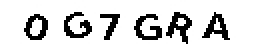
#> input picture captcha_data/0G7GRA.jpeg, 130 x 22 px (shown 2 times larger); its folder holds only this picture in this run
$ python captcha2letters.py
#> lines starting #> are read from the running program, lines starting #| are printed output that depends on the picture; after the words box and inside, x2 and y2 are one past the last pixel; in counts of white or black regions, pixels touching at a corner belong together
import cv2
import os
import os.path
import glob
import time

CAPTCHA_FOLDER = '../captcha_data'
LETTER_FOLDER = '../letters'

image_files = glob.glob(os.path.join(CAPTCHA_FOLDER,"*"))
# [4 lines of commented-out code are left out]
counts = {}

for i,image_file in enumerate(image_files):
    print(f'Processing image file --------- ({i+1}/{len(image_files)})')
    filename = os.path.basename(image_file)
    # print(f"BASE NAME IS {filename}")
    captcha_text = list(filename.split(".")[0])
    # print(f'the captcha text is {captcha_text}')


    img = cv2.imread(image_file)
#> img is the input picture: shape (22, 130, 3); min 0, max 255, mean 212.1
    backup = img.copy()   #taking backup of the input image

    grey= cv2.cvtColor(backup, cv2.COLOR_BGR2GRAY)
# backup = 255-backup    #colour inversion
    thresh = cv2.threshold(grey, 200, 255, cv2.THRESH_BINARY_INV )[1]
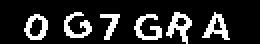
#> thresh: shape (22, 130) (shown 2 times larger); 16.8% white in thin lines or dots, all inside (x1, y1, x2, y2) = (12, 6, 115, 22)
    contours, hierarchy = cv2.findContours(thresh, cv2.RETR_TREE, cv2.CHAIN_APPROX_SIMPLE)
#> contours = 9 contours; largest, box (x1, y1, x2, y2) and area: (12, 7, 24, 20) 102, (83, 6, 96, 22) 84, (101, 6, 115, 20) 74, (67, 7, 81, 20) 52, (32, 6, 46, 19) 52
    # print(hierarchy)
    # print(contours)
    image_regions = []
    for j, topology in enumerate(hierarchy[0]):
        if  topology[-1] != -1 :
            continue
        x, y, w, h = cv2.boundingRect(contours[j])
        # print("ok")
        if w/h > 1.25:
            w_half = int(w/2)

            image_regions.append((x,y,w_half,h))
            cv2.rectangle(img, (x, y), (x + w_half, y + h), (0, 255, 0), 1)
            image_regions.append((x+w_half,y,w_half,h))
            cv2.rectangle(img, (x+w_half, y), (x +w_half + w_half, y + h), (0, 255, 0), 1)

        else:
            image_regions.append((x,y,w,h))


        cv2.rectangle(img, (x, y), (x + w, y + h), (0, 255, 0), 1)
        if len(image_regions)!=6:
            continue
#> this loop made 9 passes
#> (topology, x, y, w, h) on passes 1, 2, 3, 5, 7, 9: ([1, -1, -1, -1], 67, 7, 14, 13), ([2, 0, -1, -1], 50, 7, 10, 13), ([4, 1, 3, -1], 12, 7, 12, 13), ([6, 2, 5, -1], 101, 6, 14, 14), ([8, 4, 7, -1], 83, 6, 13, 16), ([-1, 6, -1, -1], 32, 6, 14, 13)
#> topology on passes 4, 6, 8: [-1, -1, -1, 2], [-1, -1, -1, 4], [-1, -1, -1, 6]
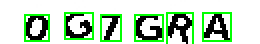
#> img: shape (22, 130, 3) (shown 2 times larger); 10.63% of pixels changed, all inside (x1, y1, x2, y2) = (12, 6, 116, 22)
#> after the loop, image_regions = [(67, 7, 14, 13), (50, 7, 10, 13), (12, 7, 12, 13), (101, 6, 14, 14), (83, 6, 13, 16), (32, 6, 14, 13)]
    # print("out of loop 1")
    image_regions = sorted(image_regions, key = lambda x: x[0])
#> image_regions = [(12, 7, 12, 13), (32, 6, 14, 13), (50, 7, 10, 13), (67, 7, 14, 13), (83, 6, 13, 16), (101, 6, 14, 14)]
    for letter_box ,letter_text in zip(image_regions,captcha_text):
        # print("hi")
        x,y,w,h = letter_box
        letter_image = grey[y - 2: y + h + 2, x - 2:x + w + 2]
        # print(f'this is line 59 {letter_text}')
        save_path = os.path.join(LETTER_FOLDER,letter_text)
        if not os.path.exists(save_path):
            os.makedirs(save_path)

        count = counts.get(letter_text,1)
        l = os.path.join(save_path,"{}.png".format(str(count).zfill(6)))
        cv2.imwrite(l,letter_image)

        counts[letter_text] = count + 1
#> this loop made 6 passes
#> (letter_text, x, y, w, h, count) on passes 1 to 6: ('0', 12, 7, 12, 13, 1), ('G', 32, 6, 14, 13, 1), ('7', 50, 7, 10, 13, 1), ('G', 67, 7, 14, 13, 2), ('R', 83, 6, 13, 16, 1), ('A', 101, 6, 14, 14, 1)
#> after the loop, counts = {'0': 2, 'G': 3, '7': 2, 'R': 2, 'A': 2}


    # cv2.imwrite('output3.png', img)

$ run again, on captcha_data/21J1YT.jpeg
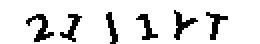
#> input picture captcha_data/21J1YT.jpeg, 130 x 22 px (shown 2 times larger)
#> img is the input picture: shape (22, 130, 3); min 0, max 255, mean 223.4
#> `thresh = cv2.threshold(grey, 200, 255, cv2.THRESH_BINARY_INV )[1]`:
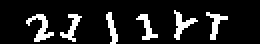
#> thresh: shape (22, 130) (shown 2 times larger); 12.4% white in thin lines or dots, all inside (x1, y1, x2, y2) = (13, 5, 114, 22)
#> contours = 6 contours; box (x1, y1, x2, y2) and area: (13, 7, 27, 21) 48, (87, 5, 99, 20) 42, (30, 7, 41, 21) 35, (103, 6, 114, 20) 34, (68, 7, 79, 20) 34, (53, 6, 59, 22) 30
#> the loop `for j, topology in enumerate(hierarchy[0]):` made 6 passes
#> (topology, x, y, w, h) on passes 1 to 6: ([1, -1, -1, -1], 68, 7, 11, 13), ([2, 0, -1, -1], 30, 7, 11, 14), ([3, 1, -1, -1], 13, 7, 14, 14), ([4, 2, -1, -1], 103, 6, 11, 14), ([5, 3, -1, -1], 53, 6, 6, 16), ([-1, 4, -1, -1], 87, 5, 12, 15)
#> after the loop `for j, topology in enumerate(hierarchy[0]):`:
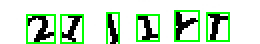
#> img: shape (22, 130, 3) (shown 2 times larger); 10.31% of pixels changed, all inside (x1, y1, x2, y2) = (13, 5, 115, 22)
#> after the loop `for j, topology in enumerate(hierarchy[0]):`: image_regions = [(68, 7, 11, 13), (30, 7, 11, 14), (13, 7, 14, 14), (103, 6, 11, 14), (53, 6, 6, 16), (87, 5, 12, 15)]
#> `image_regions = sorted(image_regions, key = lambda x: x[0])`: image_regions = [(13, 7, 14, 14), (30, 7, 11, 14), (53, 6, 6, 16), (68, 7, 11, 13), (87, 5, 12, 15), (103, 6, 11, 14)]
#> the loop `for letter_box ,letter_text in zip(image_regions,captcha_text): # prin..` made 6 passes
#> (letter_text, x, y, w, h, count) on passes 1 to 6: ('2', 13, 7, 14, 14, 1), ('1', 30, 7, 11, 14, 1), ('J', 53, 6, 6, 16, 1), ('1', 68, 7, 11, 13, 2), ('Y', 87, 5, 12, 15, 1), ('T', 103, 6, 11, 14, 1)
#> after the loop `for letter_box ,letter_text in zip(image_regions,captcha_text):`: counts = {'2': 2, '1': 3, 'J': 2, 'Y': 2, 'T': 2}

$ run again, on captcha_data/25NCGV.jpeg
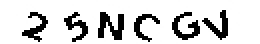
#> input picture captcha_data/25NCGV.jpeg, 130 x 22 px (shown 2 times larger)
#> img is the input picture: shape (22, 130, 3); min 0, max 255, mean 212.8
#> `thresh = cv2.threshold(grey, 200, 255, cv2.THRESH_BINARY_INV )[1]`:
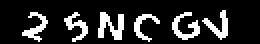
#> thresh: shape (22, 130) (shown 2 times larger); 16.5% white in thin lines or dots, all inside (x1, y1, x2, y2) = (11, 5, 114, 21)
#> contours = 6 contours; box (x1, y1, x2, y2) and area: (49, 6, 62, 20) 67, (86, 6, 100, 20) 54, (101, 5, 114, 20) 52, (11, 6, 24, 21) 47, (32, 6, 44, 21) 44, (67, 7, 80, 21) 40
#> the loop `for j, topology in enumerate(hierarchy[0]):` made 6 passes
#> (topology, x, y, w, h) on passes 1 to 6: ([1, -1, -1, -1], 67, 7, 13, 14), ([2, 0, -1, -1], 86, 6, 14, 14), ([3, 1, -1, -1], 49, 6, 13, 14), ([4, 2, -1, -1], 32, 6, 12, 15), ([5, 3, -1, -1], 11, 6, 13, 15), ([-1, 4, -1, -1], 101, 5, 13, 15)
#> after the loop `for j, topology in enumerate(hierarchy[0]):`:
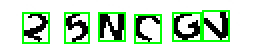
#> img: shape (22, 130, 3) (shown 2 times larger); 11.54% of pixels changed, all inside (x1, y1, x2, y2) = (11, 5, 115, 22)
#> after the loop `for j, topology in enumerate(hierarchy[0]):`: image_regions = [(67, 7, 13, 14), (86, 6, 14, 14), (49, 6, 13, 14), (32, 6, 12, 15), (11, 6, 13, 15), (101, 5, 13, 15)]
#> `image_regions = sorted(image_regions, key = lambda x: x[0])`: image_regions = [(11, 6, 13, 15), (32, 6, 12, 15), (49, 6, 13, 14), (67, 7, 13, 14), (86, 6, 14, 14), (101, 5, 13, 15)]
#> the loop `for letter_box ,letter_text in zip(image_regions,captcha_text): # prin..` made 6 passes
#> (letter_text, x, y, w, h) on passes 1 to 6: ('2', 11, 6, 13, 15), ('5', 32, 6, 12, 15), ('N', 49, 6, 13, 14), ('C', 67, 7, 13, 14), ('G', 86, 6, 14, 14), ('V', 101, 5, 13, 15)
#> after the loop `for letter_box ,letter_text in zip(image_regions,captcha_text):`: counts = {'2': 2, '5': 2, 'N': 2, 'C': 2, 'G': 2, 'V': 2}

$ run again, on captcha_data/30VHIF.jpeg
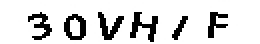
#> input picture captcha_data/30VHIF.jpeg, 130 x 22 px (shown 2 times larger)
#> img is the input picture: shape (22, 130, 3); min 0, max 255, mean 217.7
#> `thresh = cv2.threshold(grey, 200, 255, cv2.THRESH_BINARY_INV )[1]`:
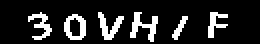
#> thresh: shape (22, 130) (shown 2 times larger); 14.6% white in thin lines or dots, all inside (x1, y1, x2, y2) = (14, 6, 114, 21)
#> contours = 7 contours; box (x1, y1, x2, y2) and area: (32, 7, 43, 20) 100, (65, 6, 79, 21) 57, (49, 6, 62, 20) 53, (34, 8, 41, 19) 49, (14, 6, 26, 20) 41, (104, 6, 114, 19) 36, (86, 8, 94, 20) 24
#> the loop `for j, topology in enumerate(hierarchy[0]):` made 7 passes
#> (topology, x, y, w, h) on passes 1, 2, 4, 5, 6, 7: ([1, -1, -1, -1], 86, 8, 8, 12), ([3, 0, 2, -1], 32, 7, 11, 13), ([4, 1, -1, -1], 104, 6, 10, 13), ([5, 3, -1, -1], 65, 6, 14, 15), ([6, 4, -1, -1], 49, 6, 13, 14), ([-1, 5, -1, -1], 14, 6, 12, 14)
#> after the loop `for j, topology in enumerate(hierarchy[0]):`:
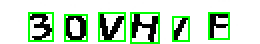
#> img: shape (22, 130, 3) (shown 2 times larger); 10.42% of pixels changed, all inside (x1, y1, x2, y2) = (14, 6, 115, 22)
#> after the loop `for j, topology in enumerate(hierarchy[0]):`: image_regions = [(86, 8, 8, 12), (32, 7, 11, 13), (104, 6, 10, 13), (65, 6, 14, 15), (49, 6, 13, 14), (14, 6, 12, 14)]
#> `image_regions = sorted(image_regions, key = lambda x: x[0])`: image_regions = [(14, 6, 12, 14), (32, 7, 11, 13), (49, 6, 13, 14), (65, 6, 14, 15), (86, 8, 8, 12), (104, 6, 10, 13)]
#> the loop `for letter_box ,letter_text in zip(image_regions,captcha_text): # prin..` made 6 passes
#> (letter_text, x, y, w, h) on passes 1 to 6: ('3', 14, 6, 12, 14), ('0', 32, 7, 11, 13), ('V', 49, 6, 13, 14), ('H', 65, 6, 14, 15), ('I', 86, 8, 8, 12), ('F', 104, 6, 10, 13)
#> after the loop `for letter_box ,letter_text in zip(image_regions,captcha_text):`: counts = {'3': 2, '0': 2, 'V': 2, 'H': 2, 'I': 2, 'F': 2}

$ run again, on captcha_data/0SS6Q3.jpeg
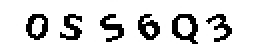
#> input picture captcha_data/0SS6Q3.jpeg, 130 x 22 px (shown 2 times larger)
#> img is the input picture: shape (22, 130, 3); min 0, max 255, mean 213.4
#> `thresh = cv2.threshold(grey, 200, 255, cv2.THRESH_BINARY_INV )[1]`:
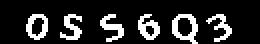
#> thresh: shape (22, 130) (shown 2 times larger); 16.3% white in thin lines or dots, all inside (x1, y1, x2, y2) = (13, 7, 116, 22)
#> contours = 9 contours; largest, box (x1, y1, x2, y2) and area: (86, 7, 99, 22) 126, (13, 7, 24, 20) 98, (69, 7, 80, 20) 72, (88, 8, 97, 19) 64, (15, 8, 23, 19) 48
#> the loop `for j, topology in enumerate(hierarchy[0]):` made 9 passes
#> (topology, x, w, h) on passes 1, 2, 4, 6, 7, 8: ([1, -1, -1, -1], 103, 13, 14), ([3, 0, 2, -1], 86, 13, 15), ([5, 1, 4, -1], 69, 11, 13), ([6, 3, -1, -1], 50, 12, 14), ([7, 5, -1, -1], 30, 11, 13), ([-1, 6, 8, -1], 13, 11, 13)
#> after the loop `for j, topology in enumerate(hierarchy[0]):`:
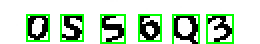
#> img: shape (22, 130, 3) (shown 2 times larger); 10.21% of pixels changed, all inside (x1, y1, x2, y2) = (13, 7, 117, 22)
#> after the loop `for j, topology in enumerate(hierarchy[0]):`: image_regions = [(103, 7, 13, 14), (86, 7, 13, 15), (69, 7, 11, 13), (50, 7, 12, 14), (30, 7, 11, 13), (13, 7, 11, 13)]
#> `image_regions = sorted(image_regions, key = lambda x: x[0])`: image_regions = [(13, 7, 11, 13), (30, 7, 11, 13), (50, 7, 12, 14), (69, 7, 11, 13), (86, 7, 13, 15), (103, 7, 13, 14)]
#> the loop `for letter_box ,letter_text in zip(image_regions,captcha_text): # prin..` made 6 passes
#> (letter_box, letter_text, x, w, h, count) on passes 1 to 6: ((13, 7, 11, 13), '0', 13, 11, 13, 1), ((30, 7, 11, 13), 'S', 30, 11, 13, 1), ((50, 7, 12, 14), 'S', 50, 12, 14, 2), ((69, 7, 11, 13), '6', 69, 11, 13, 1), ((86, 7, 13, 15), 'Q', 86, 13, 15, 1), ((103, 7, 13, 14), '3', 103, 13, 14, 1)
#> after the loop `for letter_box ,letter_text in zip(image_regions,captcha_text):`: counts = {'0': 2, 'S': 3, '6': 2, 'Q': 2, '3': 2}
